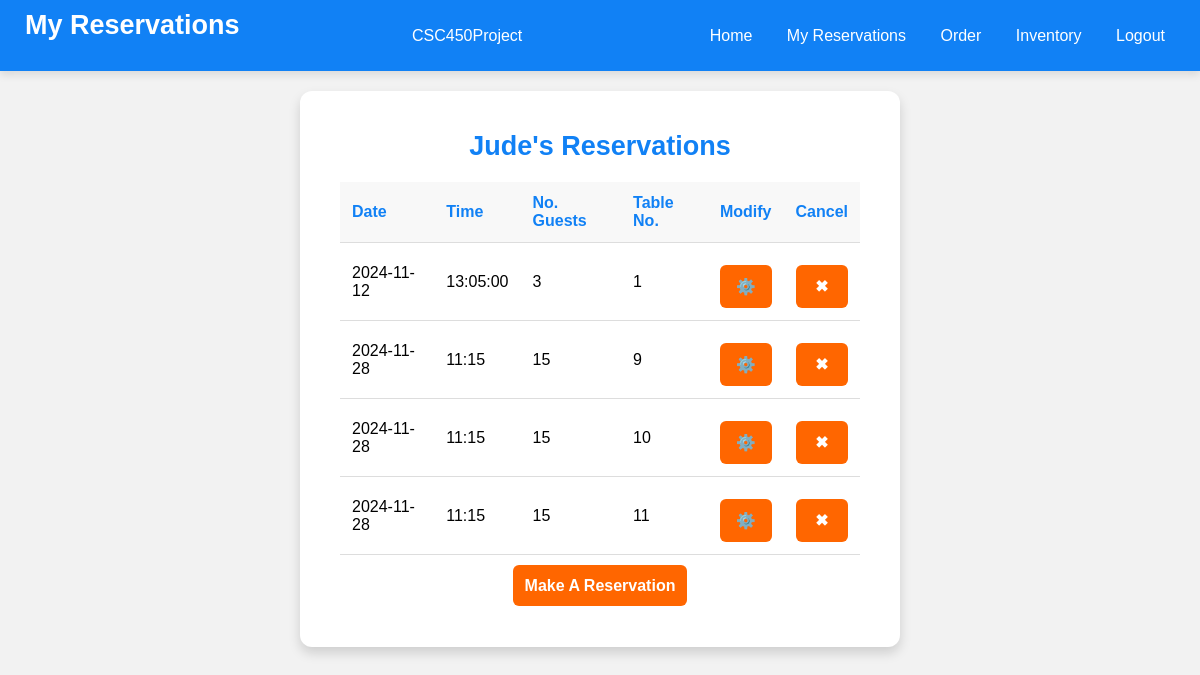
The app's page /myReservations (signed in) with its own data.
### tables this page shows
CREATE TABLE `Account` (
  `AccountID` INTEGER PRIMARY KEY AUTOINCREMENT,
  `AccountFN` varchar(50) NOT NULL,
  `AccountLN` varchar(50) NOT NULL,
  `AccountType` varchar(20) NOT NULL,
  `AccountEmail` varchar(100) NOT NULL UNIQUE,
  `AccountPhoneNo` varchar(15) NOT NULL UNIQUE,
  `AccountCreatedDate` date NOT NULL,
  `PasswordHash` char(64) NOT NULL);

CREATE TABLE `Reservation` (
  `ResID` INTEGER PRIMARY KEY AUTOINCREMENT,
  `ResDate` date NOT NULL,
  `ResTime` varchar(10) NOT NULL,
  `ResNoGuests` int NOT NULL,
  `TimeCreated` varchar(10) NOT NULL,
  `TimeUpdated` varchar(20) NOT NULL,
  `ResStatus` varchar(20) DEFAULT NULL,
  `ResOwner` int NOT NULL,
  FOREIGN KEY (ResOwner) REFERENCES Account(AccountID)
);

### app.py (the view, shortened to what this page needs)
@app.route('/myReservations', methods=['GET', 'POST'])
def my_reservations():
    session.pop('reservation_chosen', None)
    db = Database()
    name = db.get_name_from_email(session['email'])[0]
    reservations = db.get_user_reservations(session['email'])
    return render_template('myReservations.html', name = name, reservations = reservations)

### database.py (called while the page is built)
    def __del__(self):
        self.cursor.close()

    def get_name_from_email(self, email: str) -> tuple:
        command = """
        SELECT AccountFN, AccountLN
        FROM Account
        WHERE AccountEmail = ?
        """
        params = (email,)
        self.cursor.execute(command, params)
        return self.cursor.fetchone()

    def get_user_reservations(self, email: str) -> list | None:
        command = """
        SELECT r.ResDate, r.ResTime, r.ResNoGuests, r.ResID
        FROM Account a, Reservation r
        WHERE r.ResOwner = a.AccountID
        AND a.AccountEmail = ?
        AND ResStatus IN ("scheduled", "ready", "checked_in", "finished")
        ORDER BY r.Resdate ASC, r.ResTime ASC
        """
        params = (email,)
        self.cursor.execute(command, params)
        results = self.cursor.fetchall()
        if len(results) <= 0:
            return None
        return results

### templates/myReservations.html (shortened to what this page needs)
<!DOCTYPE html>
<html lang="en">
<head>
</head>
<body>
    <div class="navbar">
        <h1>My Reservations</h1>
        <div class="brand">CSC450Project</div>
        <div>
            <a href="/home">Home</a>
            {% if session.get('email') %}
                <a href="/myReservations">My Reservations</a>
                <a href="/ordering">Order</a>
                <a href="/inventory">Inventory</a>
                <a href="/logout">Logout</a>
            {% else %}
                <a href="/login">Login</a>
            {% endif %}
        </div>
    </div>
    <div class="table-container">
        <h2>{{ name }}'s Reservations</h2>
        {% if reservations %}
        <table id="reservation-table">
            <thead>
                <tr>
                    <th>Date</th>
                    <th>Time</th>
                    <th>No. Guests</th>
                    <th>Table No.</th>
                    <th>Modify</th>
                    <th>Cancel</th>
                </tr>
            </thead>
            <tbody id="reservation-table-body">
                {% for row in reservations %}
                    <tr>
                        <td>{{ row[0] }}</td>
                        <td>{{ row[1] }}</td>
                        <td>{{ row[2] }}</td>
                        <td>{{ row[3] }}</td>
                        <td>
                            <form action="/reservation" method="POST" style="display:inline;">
                                <button type="submit">⚙️</button>
                            </form>
                        </td>
                        <td>
                            <form action="/myReservations" method="POST" style="display:inline;" onsubmit="return confirmCancel();">
                                <button type="submit">✖</button>
                            </form>
                        </td>
                    </tr>
                {% endfor %}
            </tbody>
        </table>
        <div id="reservationInfo">
            <a href="/reservationInfo" id="reservationInfoButton">Make A Reservation</a>
        </div>
        {% else %}
        <h4>No upcoming reservations. Schedule one!</h4>
        {% endif %}
    </div>
</body>
</html>

### templates/myReservations.html (style rules this page uses)
* { box-sizing: border-box; margin: 0; padding: 0; }
body { font-family: Arial, sans-serif; background-color: #f2f2f2; display: flex; flex-direction: column; justify-content: flex-start; align-items: center; min-height: 100vh; padding-top: 0; }
.navbar { display: flex; justify-content: space-between; align-items: center; background-color: #1181f5; color: #ffffff; padding: 10px 20px; box-shadow: 0 4px 8px rgba(0, 0, 0, 0.1); position: sticky; top: 0; width: 100%; z-index: 1000; }
.navbar a { color: #ffffff; text-decoration: none; margin: 0 15px; font-size: 16px; transition: color 0.3s; }
.form-container, .table-container { background-color: #ffffff; padding: 40px; border-radius: 12px; box-shadow: 0 6px 12px rgba(0, 0, 0, 0.15); width: 600px; max-width: 90%; margin-bottom: 30px; margin-top: 20px; }
h1 { color: #ffffff; text-align: left; margin-bottom: 20px; margin-left: 5px; font-size: 27px; }
h2 { color: #1181f5; text-align: center; margin-bottom: 20px; font-size: 27px; }
button { width: 100%; padding: 12px; background-color: #ff6600; color: #ffffff; border: none; border-radius: 6px; font-size: 16px; font-weight: bold; cursor: pointer; transition: background-color 0.3s; margin-top: 10px; }
#reservationInfo { text-align: center; margin-top: 10px; padding: 12px; }
#reservationInfoButton { width: 100%; padding: 12px; background-color: #ff6600; color: #ffffff; border: none; border-radius: 6px; font-size: 16px; font-weight: bold; cursor: pointer; transition: background-color 0.3s; text-decoration: none; }
.table-container table { width: 100%; border-collapse: collapse; margin-top: 20px; }
.table-container th, .table-container td { padding: 12px; text-align: left; border-bottom: 1px solid #dddddd; }
.table-container th { background-color: #f8f8f8; color: #1181f5; }

### records on screen
Account: AccountFN "Jude"
Reservation: ResDate "2024-11-12", ResTime "13:05:00", ResNoGuests "3", ResID "1"
Reservation: ResDate "2024-11-28", ResTime "11:15", ResNoGuests "15", ResID "9"
Reservation: ResDate "2024-11-28", ResTime "11:15", ResNoGuests "15", ResID "10"
Reservation: ResDate "2024-11-28", ResTime "11:15", ResNoGuests "15", ResID "11"
